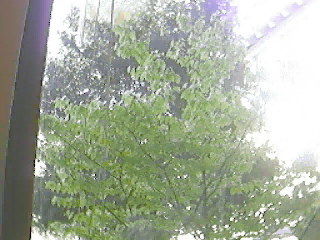
#> input picture frame 44 of videos/tree.avi, 320 x 240 px
$ python 'motion_object _detection.py'
#> lines starting #> are read from the running program, lines starting #| are printed output that depends on the picture; after the words box and inside, x2 and y2 are one past the last pixel; in counts of white or black regions, pixels touching at a corner belong together
import cv2
import matplotlib.pyplot as plt
import numpy as np

cap = cv2.VideoCapture('./videos/tree.avi')
_,frame1 = cap.read()
#> frame1 is the input picture: shape (240, 320, 3); mean B, G, R 153, 171.5, 162.9
_,frame2 = cap.read()
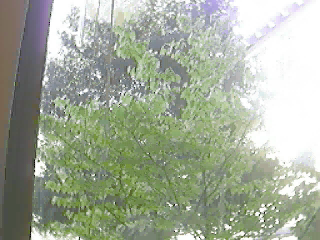
#> input picture frame 45 of videos/tree.avi, 320 x 240 px
#> frame2 is the input picture: shape (240, 320, 3); mean B, G, R 153.5, 171.7, 163.2

while cap.isOpened():
    diff  = cv2.absdiff(frame1,frame2) # helps to highlight the regions where motion has occurred
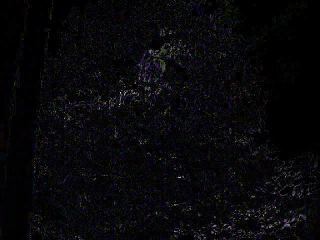
#> diff: shape (240, 320, 3); mean B, G, R 9.7, 7.5, 7.9
    gray = cv2.cvtColor(diff,cv2.COLOR_BGR2GRAY)
    blur = cv2.GaussianBlur(gray,(5,5),0) # reduce noise, smooth out variations
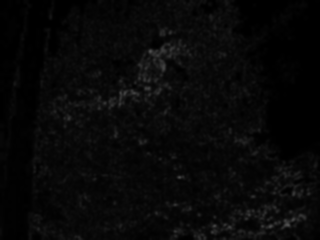
#> blur: shape (240, 320); min 0, max 79, mean 7.9
    _, thresh = cv2.threshold(blur,20,255,cv2.THRESH_BINARY)
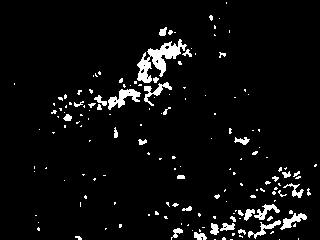
#> thresh: shape (240, 320); 4.9% white; 162 white regions (128 under 20 px), largest, box (x1, y1, x2, y2) and area: (137, 39, 187, 83) 803, (108, 89, 141, 110) 311, (144, 82, 172, 106) 202
    dilated = cv2.dilate(thresh,None,3) # kernal-none, noof iterations-3
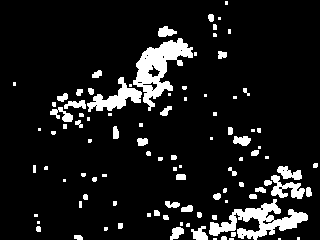
#> dilated: shape (240, 320); 10.1% white; 99 white regions (47 under 20 px)
    contours,_ = cv2.findContours(dilated,cv2.RETR_TREE,cv2.CHAIN_APPROX_SIMPLE)
#> contours = 115 contours, 78 with area under 20; largest, box (x1, y1, x2, y2) and area: (133, 38, 193, 111) 1728, (209, 199, 308, 240) 1417, (87, 77, 142, 112) 649, (271, 175, 305, 199) 332, (277, 166, 302, 180) 174

    for contour in contours:
        # print("Countou:", contour)
        (x,y,w,h) = cv2.boundingRect(contour)
        if cv2.contourArea(contour) < 700:
            continue
        cv2.rectangle(frame1,(x,y),(x+w,y+h),(0,255,0),2)
#> this loop made 115 passes
#> (x, y, w, h) on passes 5, 6, 7, 8, 9, 10, 11, 12, 13, 16, 17, 20: (221, 236, 6, 4), (74, 235, 9, 5), (231, 232, 5, 5), (170, 227, 14, 13), (104, 227, 4, 4), (191, 226, 17, 14), (36, 226, 5, 6), (186, 223, 4, 4), (118, 223, 5, 6), (212, 215, 5, 5), (163, 215, 6, 5), (197, 212, 5, 6)
#> (contour, x, y, w, h) on passes 1, 2, 3, 4, 14, 15: ([[278, 238], [278, 239], [280, 239], [280, 238]], 278, 238, 3, 2), ([[229, 238], [229, 239], [233, 239], [233, 238]], 229, 238, 5, 2), ([[213, 238], [213, 239], [216, 239], [216, 238]], 213, 238, 4, 2), ([[297, 237], [297, 239], [299, 239], [299, 237]], 297, 237, 3, 3), ([[180, 222], [180, 225], [182, 225], [182, 222]], 180, 222, 3, 4), ([[37, 221], [37, 223], [39, 223], [39, 221]], 37, 221, 3, 3)
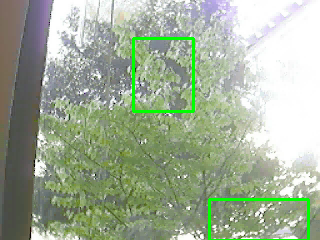
#> frame1: shape (240, 320, 3); 1.86% of pixels changed, all inside (x1, y1, x2, y2) = (132, 37, 310, 240)


    #cv2.drawContours(frame1,contours,-1,(0,255,0),2)

    cv2.imshow("inter",frame1)
    # need to compare the current frame (frame2) with the subsequent -
    # frame to continue the motion detection or tracking process.
    #  you ensure that the previous frame remains updated with the latest frame
    frame1 = frame2
    _,frame2 = cap.read()
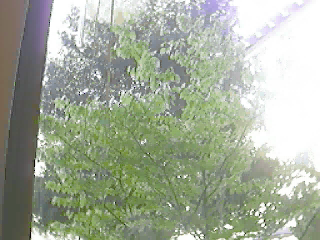
#> input picture frame 46 of videos/tree.avi, 320 x 240 px
#> frame2 is the input picture: shape (240, 320, 3); mean B, G, R 153.5, 171.6, 163.2
    if cv2.waitKey(40) == 27:
#> (key Esc is pressed here)
        break
cv2.destroyAllWindows()
cap.release()

$ run again, starting later in the video
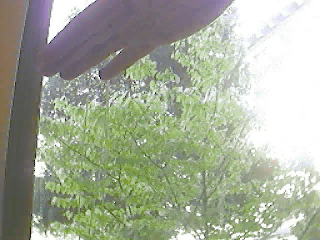
#> input picture frame 199 of videos/tree.avi, 320 x 240 px
#> frame1 is the input picture: shape (240, 320, 3); mean B, G, R 152.4, 171.3, 164.3
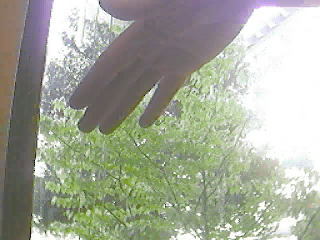
#> input picture frame 200 of videos/tree.avi, 320 x 240 px
#> frame2 is the input picture: shape (240, 320, 3); mean B, G, R 153.3, 169, 164.4
#> thresh: shape (240, 320); 23.3% white; 175 white regions (138 under 20 px), largest, box (x1, y1, x2, y2) and area: (40, 0, 320, 135) 14400, (222, 200, 298, 240) 908, (198, 85, 216, 104) 151
#> dilated: shape (240, 320); 30.5% white; 111 white regions (49 under 20 px)
#> contours = 138 contours, 90 with area under 20; largest, box (x1, y1, x2, y2) and area: (39, 0, 320, 148) 16436, (189, 199, 299, 240) 1654, (269, 167, 312, 201) 639, (57, 137, 82, 149) 144, (112, 219, 134, 233) 138
#> the loop `for contour in contours: # print("Countou:", contour)` made 138 passes
#> (x, y, w, h) on passes 1, 2, 4, 5, 9, 13, 14, 16: (78, 237, 4, 3), (276, 235, 13, 5), (131, 230, 4, 4), (51, 229, 5, 5), (137, 224, 10, 9), (32, 221, 4, 5), (112, 219, 22, 14), (240, 217, 11, 6)
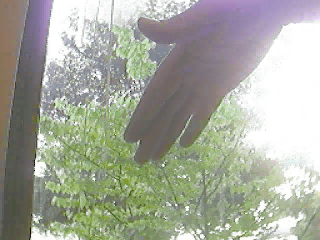
#> input picture frame 201 of videos/tree.avi, 320 x 240 px
#> frame2 is the input picture: shape (240, 320, 3); mean B, G, R 156.4, 169.2, 165.6
